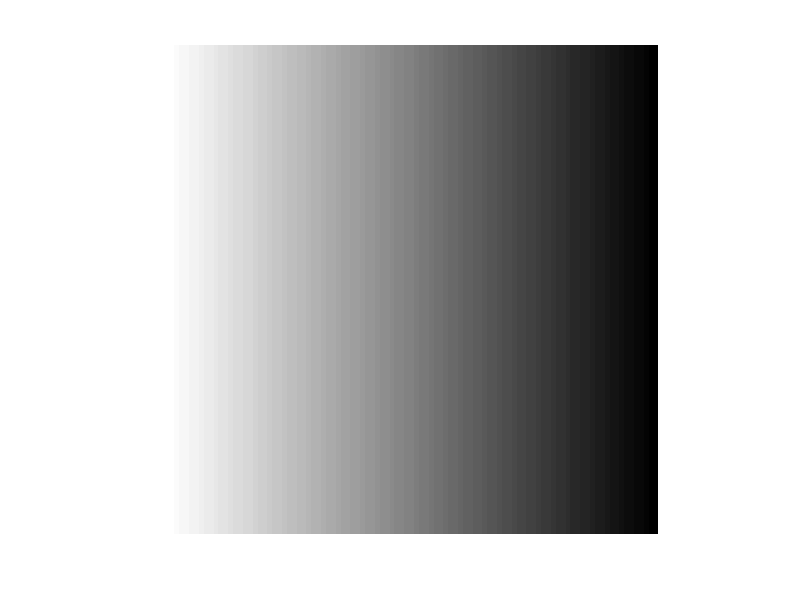

MATLAB code to generate this figure:
clear
clc
%% White to Black Horizontal image

% Initialize image data
imageData = []; % 2D array
imSize = 100;
numRows = imSize;
numCols = imSize;

% Populate imageData
for row = [1:numRows]
    imageRow = []; % Empty array to populate each row
    for col = [1:numCols]
        % Determine each color by current col
        % Inverse of q3 using 1 - ans.
        pixelVal = uint8((1 - (col/numCols)) * 255); % Transform each pixel to range 0 - 255 in uint8 Form
        imageRow = [imageRow, pixelVal];
    end
    imageData = [imageData; imageRow]; % Concatenate new row to imageData
end


% display as an image
imshow(imageData);

% save as an image
imwrite(imageData,'test4.png');

